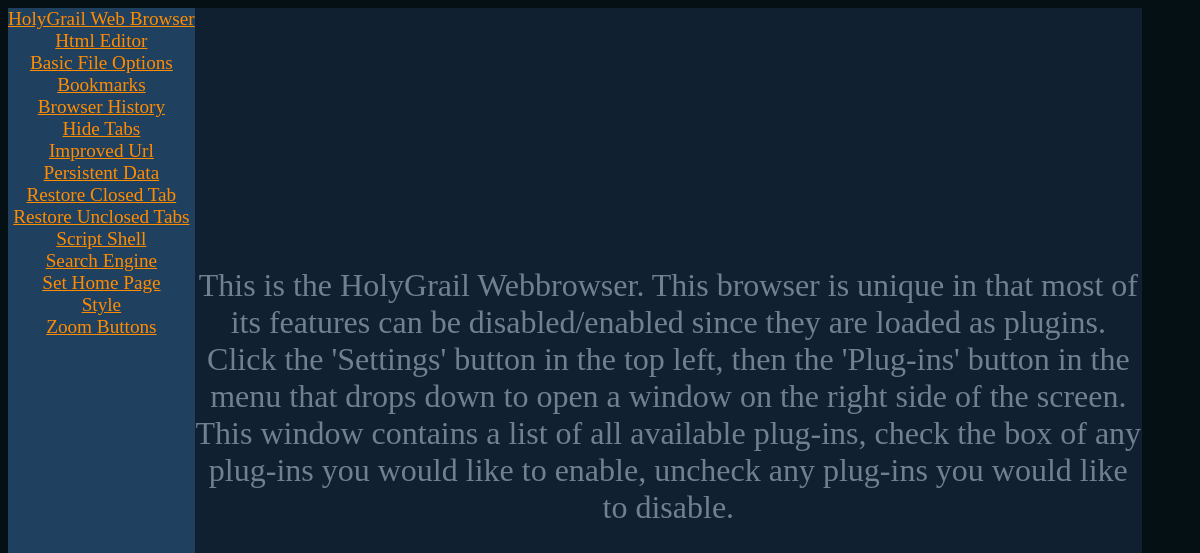
/documents, run on an earlier commit of the app's database.
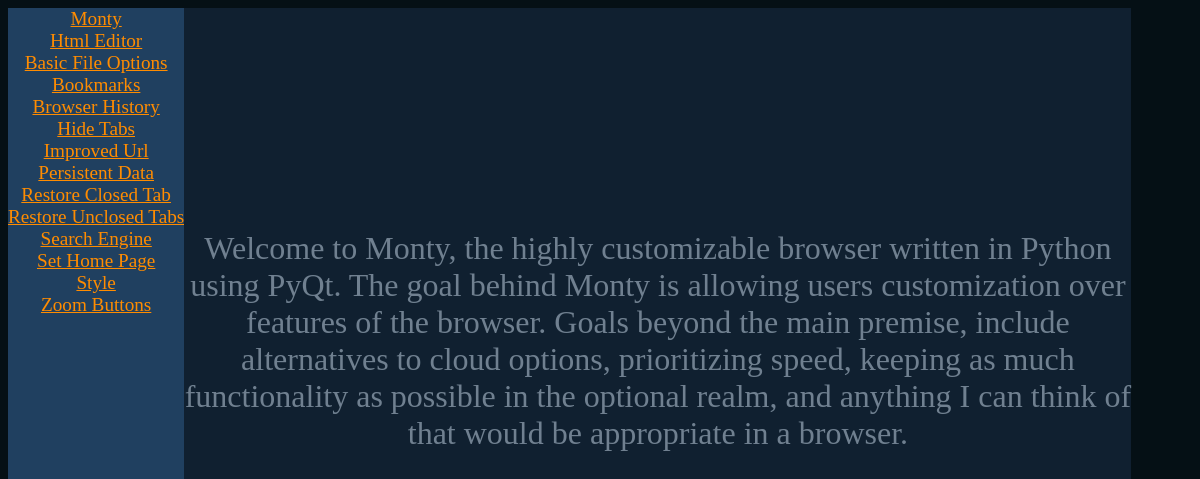
And on a later commit of the database.
### tables this page shows
CREATE TABLE Plugins (plugin_num INTEGER PRIMARY KEY, pName VARCHAR(100));

CREATE TABLE Plugin_Desc (plugin_num INTEGER PRIMARY KEY, pDesc TEXT);

### Docs.py (the view)
@app.route("/documents")
@app.route("/documents/<plugin>")
def home(plugin=0):
	DBCon = sqlite3.connect("DocsFiles/Docs.db")
	cursor = DBCon.cursor()
	cursor.execute("SELECT * FROM Plugins")
	plugins = cursor.fetchall()
	cursor.execute("SELECT * FROM Plugin_Desc WHERE plugin_num = " + str(plugin))
	desc = cursor.fetchall()
	return flask.render_template("DocsHtml.html", plugins = plugins, desc = desc[0][1])

### templates/DocsHtml.html (shortened to what this page needs)
<!DOCTYPE html>
<html>
	<link rel="stylesheet" type="text/css" href="{{ url_for('static', filename='css/DocsCSS.css') }}">
	<body>
		<div class="column">
			{%for Plugins in plugins%}
				<a href={{"http://127.0.0.1:5000/documents/"~Plugins[0]}}>{{Plugins[1]}}</a><br>
			{%endfor%}
		</div>
		<div class="column1">
			<div class="column1-text">
				{{desc}}
			</div>
		</div>
	</body>
</html>

### static/css/DocsCSS.css (style rules this page uses)
html,body { height: 100%; background-color: #051015; }
.column { text-align: center; float: left; width: auto; height: 100%; font-size: larger; background-color: #204060; }
a:link { color: darkorange; }
.column1 { float: left; width: 80%; height: 100%; color: #708090; font-size: xx-large; background-color: #102030; text-align: center; }
.column1-text { transform: translateY(100%); }

What changed in the data, as far as the page shows it:
removed Plugins: pName "Script Shell"
changed Plugins: pName "HolyGrail Web Browser" → "Monty"
changed Plugin_Desc: pDesc "This is the HolyGrail Webbrowser. This browser is unique in that most of its features can be disabled/enabled since they are loaded as plugins. Click the 'Settings' button in the top left, then the 'Plug-ins' button in the menu that drops down to open a window on the right side of the screen. This window contains a list of all available plug-ins, check the box of any plug-ins you would like to enable, uncheck any plug-ins you would like to disable." → "Welcome to Monty, the highly customizable browser written in Python using PyQt. The goal behind Monty is allowing users customization over features of the browser. Goals beyond the main premise, include alternatives to cloud options, prioritizing speed, keeping as much functionality as possible in the optional realm, and anything I can think of that would be appropriate in a browser."
